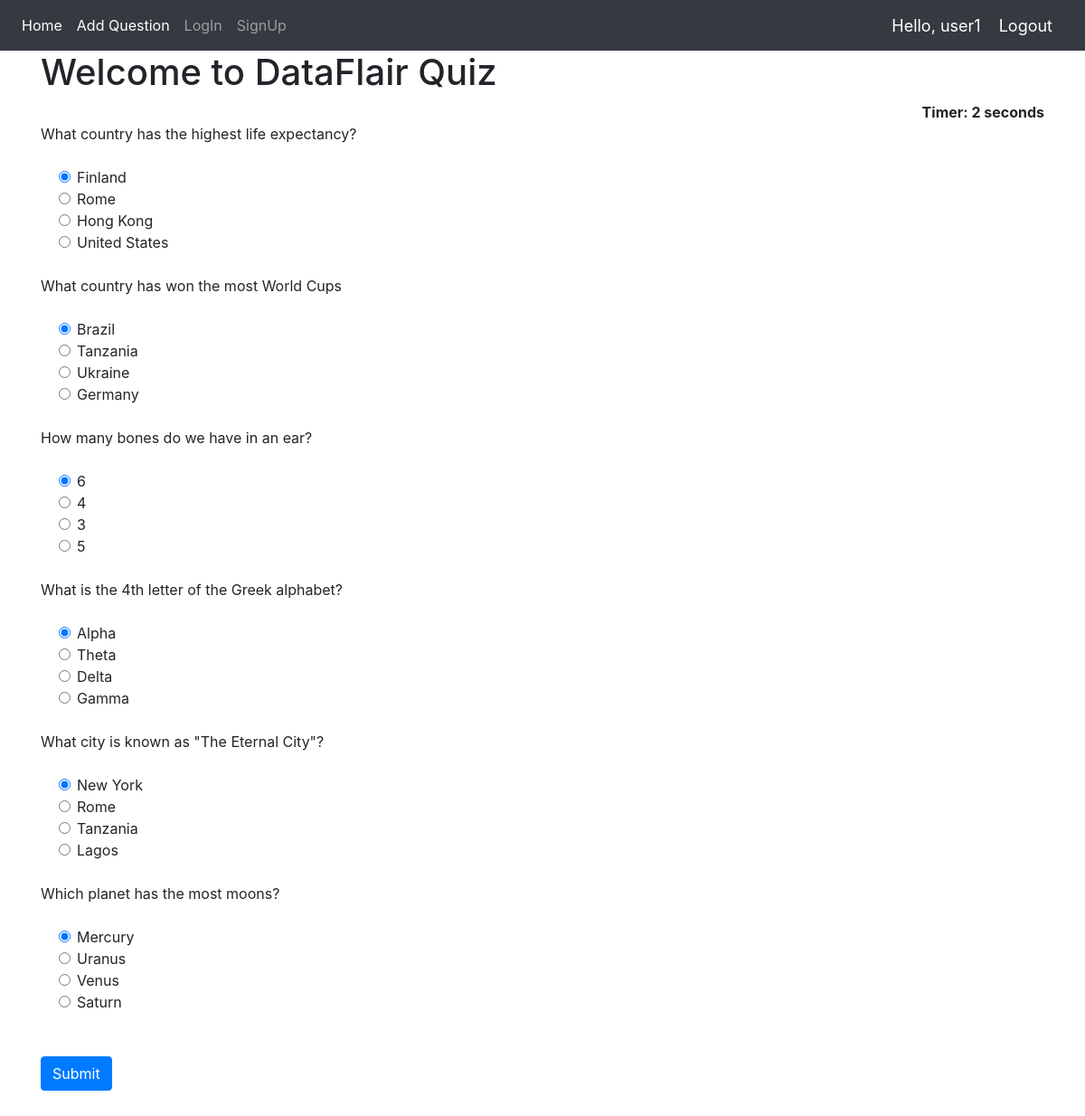
The app's page / (signed in) with its own data.
### quizz/models.py (models this page shows, shortened)
class QuizModel(models.Model):
    question = models.CharField(max_length=200, null=True)
    op1 = models.CharField(max_length=200, null=True)
    op2 = models.CharField(max_length=200, null=True)
    op3 = models.CharField(max_length=200, null=True)
    op4 = models.CharField(max_length=200, null=True)
    ans = models.CharField(max_length=200, null=True)

### quizz/views.py (the view)
# urls.py: 2. Add a URL to urlpatterns:  path('', views.home, name='home')
def home(request):
    if request.method == 'POST':
        print(request.POST)
        questions = QuizModel.objects.all()
        score = 0
        wrong = 0
        correct = 0
        total = 0
        for q in questions:
            total += 1
            print(request.POST.get(q.question))
            print(q.ans)
            answer = request.POST.get(q.question)
            if q.ans == answer:
                score += 1
                correct += 1
            else:
                wrong +=1
        percent = round((score/total) * 100, 2)
        context = {
            'score':score,
            'time':request.POST.get('timer'),
            'correct': correct,
            'wrong': wrong,
            'percent': percent,
            'total': total,
        }
        return render(request, "Quiz/result.html", context)
    else:
        questions = QuizModel.objects.all()
        context = {
            'questions': questions
        }
        return render(request, 'Quiz/home.html', context)

### templates/Quiz/home.html (shortened to what this page needs)
{% extends 'Quiz/dependencies.html' %}
{% block content %}
{% load static %}
<div class="container ">
<h1>Welcome to DataFlair Quiz</h1>
{% if request.user.is_authenticated %}
<div align="right " id="displaytimer"><b>Timer: 0 seconds</b></div>
 <form method='post' action=''>
    {% for q  in questions%}
    <div class="form-group">
      <label for="question">{{q.question}}</label>
    </div>
    <div class="form-check">
        <div class="form-check">
            <input class="form-check-input" type="radio" name="{{q.question}}" id="gridRadios1" value="{{q.op1}}" checked>
            <label class="form-check-label" for="gridRadios1">
                {{q.op1}}
            </label>
        </div>
        <div class="form-check">
            <input class="form-check-input" type="radio" name="{{q.question}}" id="gridRadios2" value="{{q.op2}}">
            <label class="form-check-label" for="gridRadios2">
                {{q.op2}}
            </label>
        </div>
        <div class="form-check">
            <input class="form-check-input" type="radio" name="{{q.question}}" id="gridRadios1" value="{{q.op3}}">
            <label class="form-check-label" for="gridRadios1">
                {{q.op3}}
            </label>
        </div>
        <div class="form-check">
            <input class="form-check-input" type="radio" name="{{q.question}}" id="gridRadios2" value="{{q.op4}}">
            <label class="form-check-label" for="gridRadios2">
                {{q.op4}}
            </label>
        </div>
        <br>
    </div>
    {% endfor %}
    <br>
    <button type="submit" class="btn btn-primary">Submit</button>
  </form>
  {% else %}
  <h3>Login Register to start Quiz</h3>
  {% endif %}
</div>
{% endblock %}

### templates/Quiz/dependencies.html (shortened to what this page needs)
{% load static %}
<html>
    <head>
        <link rel="stylesheet" href="https://stackpath.bootstrapcdn.com/bootstrap/4.5.0/css/bootstrap.min.css">
    </head>
    <body>
        {% include 'Quiz/navbar.html' %}
        {% block content %}
        {% endblock %}
        <br>
    </body>
</html>

### templates/Quiz/navbar.html (shortened to what this page needs)
{% load static %}
<nav class="navbar navbar-expand-lg navbar-dark bg-dark">
  <div class="collapse navbar-collapse" id="navbarNav">
    <ul class="navbar-nav">
      <li class="nav-item active">
        <a class="nav-link" href="{% url 'home' %}">Home</a>
      </li>
      {% if request.user.is_staff %}
      <li class="nav-item active">
        <a class="nav-link" href="{% url 'add_ques' %}">Add Question</a>
      </li>
      {% endif %}
      <li class="nav-item">
        <a class="nav-link" href="{% url 'login' %}">LogIn</a>
      </li>
      <li class="nav-item">
        <a class="nav-link" href="{% url 'register' %}">SignUp</a>
      </li>
    </ul>
  </div>
  <span class="greet">Hello, {{request.user}}</span>
  <span ><a  class="greet" href="{% url 'logout' %}">Logout</a></span>
</nav>

### templates/Quiz/navbar.html (style rules this page uses)
.greet { font-size: 18px; color: #fff; margin-right: 20px; }

### records on screen
QuizModel: question "What country has the highest life expectancy?", op1 "Finland", op2 "Rome", op3 "Hong Kong", op4 "United States"
QuizModel: question "What country has won the most World Cups", op1 "Brazil", op2 "Tanzania", op3 "Ukraine", op4 "Germany"
QuizModel: question "How many bones do we have in an ear?", op1 "6", op2 "4", op3 "3", op4 "5"
QuizModel: question "What is the 4th letter of the Greek alphabet?", op1 "Alpha", op2 "Theta", op3 "Delta", op4 "Gamma"
QuizModel: question "What city is known as \"The Eternal City\"?", op1 "New York", op2 "Rome", op3 "Tanzania", op4 "Lagos"
QuizModel: question "Which planet has the most moons?", op1 "Mercury", op2 "Uranus", op3 "Venus", op4 "Saturn"

### other values on screen
{{ request.user }} "user1"
